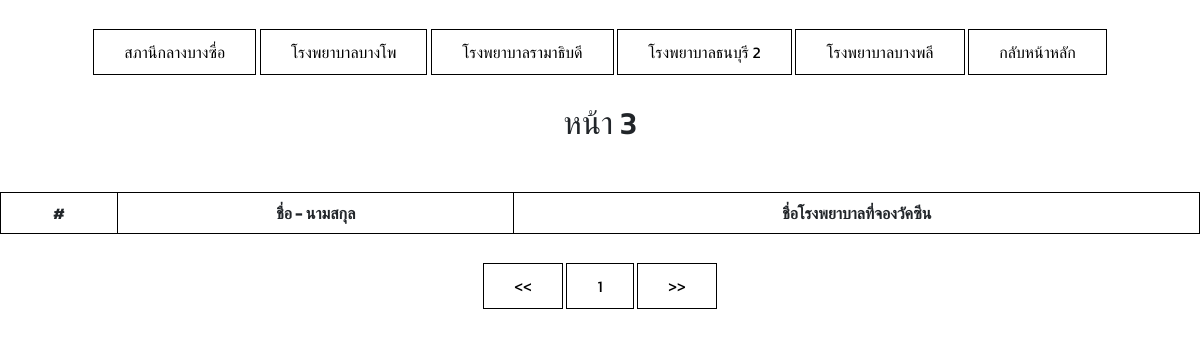
Before: /check-all?page=3&hospital=2 with the older database file.
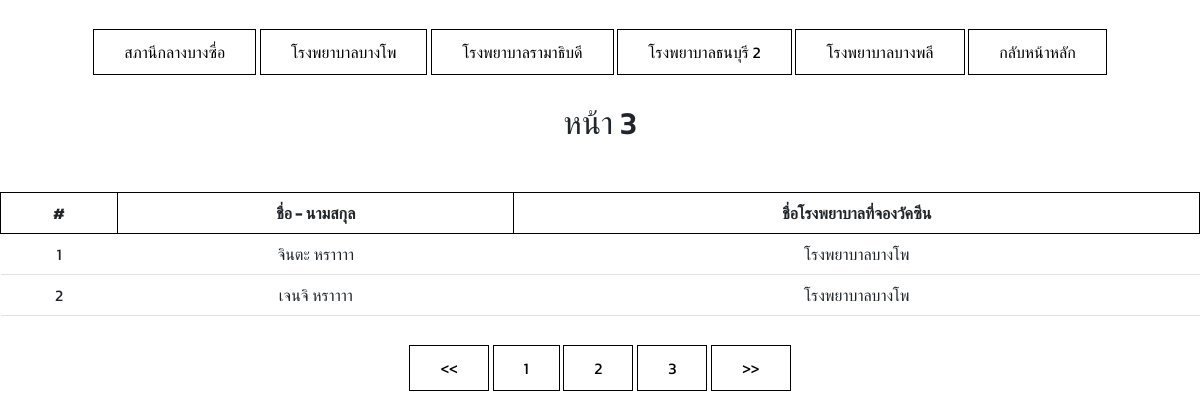
After: the same page with the newer database file.
### tables this page shows
CREATE TABLE `locations` (
  `lct_id` int(12) NOT NULL,
  `lct_name` varchar(64) DEFAULT NULL,
  `lct_max` int(12) NOT NULL DEFAULT 0,
  `lct_capa` int(12) NOT NULL DEFAULT 0
);

CREATE TABLE `reserves` (
  `res_idcard` varchar(20) NOT NULL,
  `res_fname` varchar(64) DEFAULT NULL,
  `res_lname` varchar(64) DEFAULT NULL,
  `res_age` int(12) NOT NULL DEFAULT 0,
  `res_address` varchar(64) DEFAULT NULL,
  `res_phone` varchar(20) DEFAULT NULL,
  `res_sex` varchar(64) DEFAULT NULL,
  `res_birth` date NOT NULL,
  `res_disease` varchar(64) DEFAULT NULL,
  `res_email` varchar(128) DEFAULT NULL,
  `res_getvac` tinyint(1) NOT NULL,
  `res_vactype` varchar(64) DEFAULT NULL,
  `res_needles` int(12) NOT NULL DEFAULT 0,
  `res_locationid` int(12) DEFAULT 0
);

### api/setlink.php (called while the page is built, shortened)
<?php
    $mylocalhost = "http://localhost/best-of-vaccine/";
?>

### check-all.php (the view, shortened to what this page needs)
<?php include('api/setlink.php'); ?>
<?php include('api/connect.php');
    if(isset($_GET['hospital'])) $hospital = $_GET['hospital'];
    else $hospital = 1;
    $per_page = 5;
    if (isset($_GET['page'])) $page = $_GET['page'];
    else $page = 1;
    $start = ($page - 1) * $per_page;
    $SQL1 = "SELECT reserves.res_locationid, reserves.res_fname, reserves.res_lname, locations.lct_id, locations.lct_name FROM reserves INNER JOIN locations
    ON reserves.res_locationid = locations.lct_id WHERE locations.lct_id = '".$hospital."' LIMIT {$start}, {$per_page}";
    $SQLQUERY1 = mysqli_query($conn, $SQL1);
    $SQL2 = "SELECT reserves.res_locationid, reserves.res_fname, reserves.res_lname, locations.lct_id, locations.lct_name FROM reserves INNER JOIN locations
    ON reserves.res_locationid = locations.lct_id WHERE locations.lct_id = '".$hospital."'";
    $SQLQUERY2 = mysqli_query($conn, $SQL2);
    $TOTAL_RECORD = mysqli_num_rows($SQLQUERY2);
    $TOTAL_PAGE = ceil($TOTAL_RECORD / $per_page);
    $QUERYLOCATION = mysqli_query($conn, "SELECT * FROM locations");
?>
<!DOCTYPE html>
<html lang="en">
<head>
    <link href="<?php echo $mylocalhost; ?>assets/css/main.css?v=<?= time(); ?>" rel="stylesheet">
    <link href="https://cdn.jsdelivr.net/npm/bootstrap@5.1.0/dist/css/bootstrap.min.css" rel="stylesheet">
</head>
<body>
    <nav>
        <div class="menutype">
            <?php while($ROWSLOCATION = mysqli_fetch_array($QUERYLOCATION)){?>
                <a style="text-decoration: none; color: black;" href="<?php echo $mylocalhost; ?>check-all?hospital=<?php echo $ROWSLOCATION['lct_id'];?>"><?php echo $ROWSLOCATION['lct_name'];?></a>
            <?php }?>
            <a style="text-decoration: none; color: black;" href="<?php echo $mylocalhost; ?>">กลับหน้าหลัก</a>
        </div>
    </nav>
    <main>
        <h2 style="text-align:center; margin-top:20px;">หน้า <?php echo $page;?></h2>
        <table class="table">
            <tr>
                <th>#</th>
                <th>ชื่อ - นามสกุล</th>
                <th>ชื่อโรงพยาบาลที่จองวัคซีน</th>
            </tr>
            <?php $number_no = 1;
            while($ROWS = mysqli_fetch_array($SQLQUERY1)){?>
                <tr>
                    <td><?php echo $number_no++;?></td>
                    <td><?php echo $ROWS['res_fname'];?> <?php echo $ROWS['res_lname'];?></td>
                    <td><?php echo $ROWS['lct_name'];?></td>
                </tr>
            <?php }?>
        </table>
    </main>
    <nav>
        <div class="menutype">
            <a href="./check-all?page=1&hospital=<?php echo $hospital;?>" style="text-decoration: none; color: black;"><<</a>
            <?php for($i=1; $i<=$TOTAL_PAGE; $i++){?>
                <a href="./check-all?page=<?php echo $i;?>&hospital=<?php echo $hospital;?>" style="text-decoration: none; color: black;"><?php echo $i;?></a>
            <?php }?>
            <a href="./check-all?page=<?php echo $TOTAL_PAGE;?>&hospital=<?php echo $hospital;?>" style="text-decoration: none; color: black;">>></a>
        </div>
    </nav>
</body>
</html>

Changed rows visible on the page:
added reserves: res_fname "จินตะ", res_lname "หราาาา", locations.lct_name "โรงพยาบาลบางโพ"
added reserves: res_fname "เจนจิ", res_lname "หราาาา", locations.lct_name "โรงพยาบาลบางโพ"
Other visible differences:
new list line: "2"
new list line: "3"
